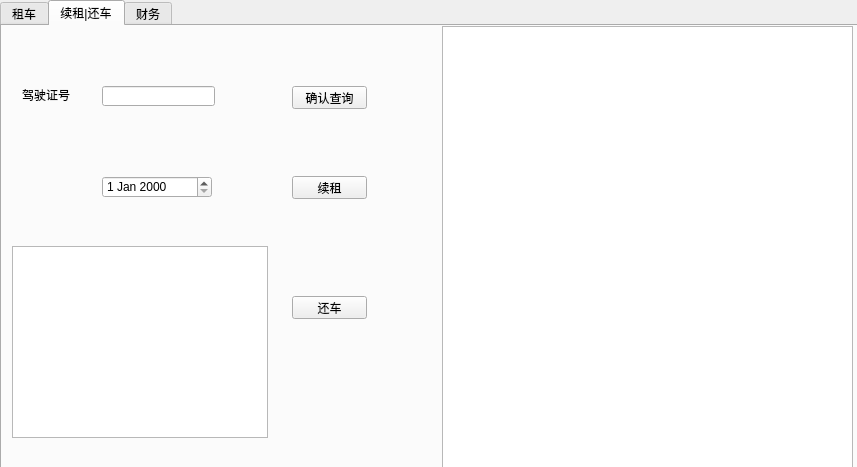
<?xml version="1.0" encoding="UTF-8"?>
<ui version="4.0">
 <class>manager</class>
 <widget class="QDialog" name="manager">
  <property name="geometry">
   <rect>
    <x>0</x>
    <y>0</y>
    <width>857</width>
    <height>467</height>
   </rect>
  </property>
  <property name="windowTitle">
   <string>Dialog</string>
  </property>
  <widget class="QTabWidget" name="tabWidget">
   <property name="geometry">
    <rect>
     <x>0</x>
     <y>0</y>
     <width>861</width>
     <height>481</height>
    </rect>
   </property>
   <property name="currentIndex">
    <number>1</number>
   </property>
   <widget class="QWidget" name="tab">
    <attribute name="title">
     <string>租车</string>
    </attribute>
    <widget class="QTableView" name="tableView">
     <property name="geometry">
      <rect>
       <x>710</x>
       <y>0</y>
       <width>141</width>
       <height>451</height>
      </rect>
     </property>
    </widget>
    <widget class="QLabel" name="label_12">
     <property name="geometry">
      <rect>
       <x>240</x>
       <y>10</y>
       <width>451</width>
       <height>291</height>
      </rect>
     </property>
     <property name="styleSheet">
      <string notr="true">image: url(:/3.jpg);</string>
     </property>
     <property name="text">
      <string>TextLabel</string>
     </property>
    </widget>
    <widget class="QWidget" name="verticalLayoutWidget">
     <property name="geometry">
      <rect>
       <x>60</x>
       <y>250</y>
       <width>111</width>
       <height>171</height>
      </rect>
     </property>
     <layout class="QVBoxLayout" name="verticalLayout">
      <item>
       <widget class="QLabel" name="label_2">
        <property name="styleSheet">
         <string notr="true"> 
  font: 10pt &quot;微软雅黑&quot;;
        
          

color:#000000;</string>
        </property>
        <property name="text">
         <string/>
        </property>
       </widget>
      </item>
      <item>
       <widget class="QLabel" name="label_9">
        <property name="styleSheet">
         <string notr="true"> 
  font: 10pt &quot;微软雅黑&quot;;
        
          

color:#000000;</string>
        </property>
        <property name="text">
         <string/>
        </property>
       </widget>
      </item>
      <item>
       <widget class="QLabel" name="label_3">
        <property name="styleSheet">
         <string notr="true"> 
  font: 10pt &quot;微软雅黑&quot;;
        
          

color:#000000;</string>
        </property>
        <property name="text">
         <string/>
        </property>
       </widget>
      </item>
      <item>
       <widget class="QLabel" name="label_4">
        <property name="styleSheet">
         <string notr="true"> 
  font: 10pt &quot;微软雅黑&quot;;
        
          

color:#000000;</string>
        </property>
        <property name="text">
         <string/>
        </property>
       </widget>
      </item>
      <item>
       <widget class="QLabel" name="label_5">
        <property name="styleSheet">
         <string notr="true"> 
  font: 10pt &quot;微软雅黑&quot;;
        
          

color:#000000;</string>
        </property>
        <property name="text">
         <string/>
        </property>
       </widget>
      </item>
      <item>
       <widget class="QLabel" name="label_28">
        <property name="styleSheet">
         <string notr="true"> 
  font: 10pt &quot;微软雅黑&quot;;
        
          

color:#000000;</string>
        </property>
        <property name="text">
         <string/>
        </property>
       </widget>
      </item>
     </layout>
    </widget>
    <widget class="QWidget" name="verticalLayoutWidget_2">
     <property name="geometry">
      <rect>
       <x>240</x>
       <y>250</y>
       <width>151</width>
       <height>161</height>
      </rect>
     </property>
     <layout class="QVBoxLayout" name="verticalLayout_2">
      <item>
       <widget class="QLabel" name="label_7">
        <property name="styleSheet">
         <string notr="true"> 
  font: 10pt &quot;微软雅黑&quot;;
        
          

color:#000000;</string>
        </property>
        <property name="text">
         <string/>
        </property>
       </widget>
      </item>
      <item>
       <widget class="QLabel" name="label_25">
        <property name="styleSheet">
         <string notr="true"> 
  font: 10pt &quot;微软雅黑&quot;;
        
          

color:#000000;</string>
        </property>
        <property name="text">
         <string/>
        </property>
       </widget>
      </item>
      <item>
       <widget class="QLabel" name="label_26">
        <property name="styleSheet">
         <string notr="true"> 
  font: 10pt &quot;微软雅黑&quot;;
        
          

color:#000000;</string>
        </property>
        <property name="text">
         <string/>
        </property>
       </widget>
      </item>
      <item>
       <widget class="QLabel" name="label">
        <property name="styleSheet">
         <string notr="true"> 
  font: 10pt &quot;微软雅黑&quot;;
        
          

color:#000000;</string>
        </property>
        <property name="text">
         <string/>
        </property>
       </widget>
      </item>
      <item>
       <widget class="QLabel" name="label_6">
        <property name="styleSheet">
         <string notr="true"> 
  font: 10pt &quot;微软雅黑&quot;;
        
          

color:#000000;</string>
        </property>
        <property name="text">
         <string/>
        </property>
       </widget>
      </item>
     </layout>
    </widget>
    <widget class="QWidget" name="verticalLayoutWidget_3">
     <property name="geometry">
      <rect>
       <x>10</x>
       <y>250</y>
       <width>54</width>
       <height>171</height>
      </rect>
     </property>
     <layout class="QVBoxLayout" name="verticalLayout_3">
      <item>
       <widget class="QLabel" name="label_10">
        <property name="styleSheet">
         <string notr="true"> 
  font: 10pt &quot;微软雅黑&quot;;
        
          

color:#000000;</string>
        </property>
        <property name="text">
         <string>车型</string>
        </property>
       </widget>
      </item>
      <item>
       <widget class="QLabel" name="label_14">
        <property name="styleSheet">
         <string notr="true"> 
  font: 10pt &quot;微软雅黑&quot;;
        
          

color:#000000;</string>
        </property>
        <property name="text">
         <string>产地</string>
        </property>
       </widget>
      </item>
      <item>
       <widget class="QLabel" name="label_13">
        <property name="styleSheet">
         <string notr="true"> 
  font: 10pt &quot;微软雅黑&quot;;
        
          

color:#000000;</string>
        </property>
        <property name="text">
         <string>车牌</string>
        </property>
       </widget>
      </item>
      <item>
       <widget class="QLabel" name="label_8">
        <property name="styleSheet">
         <string notr="true"> 
  font: 10pt &quot;微软雅黑&quot;;
        
          

color:#000000;</string>
        </property>
        <property name="text">
         <string>颜色</string>
        </property>
       </widget>
      </item>
      <item>
       <widget class="QLabel" name="label_15">
        <property name="styleSheet">
         <string notr="true"> 
  font: 10pt &quot;微软雅黑&quot;;
        
          

color:#000000;</string>
        </property>
        <property name="text">
         <string>车龄</string>
        </property>
       </widget>
      </item>
      <item>
       <widget class="QLabel" name="label_27">
        <property name="styleSheet">
         <string notr="true"> 
  font: 10pt &quot;微软雅黑&quot;;
        
          

color:#000000;</string>
        </property>
        <property name="text">
         <string>总费用</string>
        </property>
       </widget>
      </item>
     </layout>
    </widget>
    <widget class="QWidget" name="verticalLayoutWidget_4">
     <property name="geometry">
      <rect>
       <x>180</x>
       <y>250</y>
       <width>54</width>
       <height>161</height>
      </rect>
     </property>
     <layout class="QVBoxLayout" name="verticalLayout_4">
      <item>
       <widget class="QLabel" name="label_17">
        <property name="styleSheet">
         <string notr="true"> 
  font: 10pt &quot;微软雅黑&quot;;
        
          

color:#000000;</string>
        </property>
        <property name="text">
         <string>购买日期</string>
        </property>
       </widget>
      </item>
      <item>
       <widget class="QLabel" name="label_24">
        <property name="styleSheet">
         <string notr="true"> 
  font: 10pt &quot;微软雅黑&quot;;
        
          

color:#000000;</string>
        </property>
        <property name="text">
         <string>车损押金</string>
        </property>
       </widget>
      </item>
      <item>
       <widget class="QLabel" name="label_23">
        <property name="styleSheet">
         <string notr="true"> 
  font: 10pt &quot;微软雅黑&quot;;
        
          

color:#000000;</string>
        </property>
        <property name="text">
         <string>使用押金</string>
        </property>
       </widget>
      </item>
      <item>
       <widget class="QLabel" name="label_11">
        <property name="styleSheet">
         <string notr="true"> 
  font: 10pt &quot;微软雅黑&quot;;
        
          

color:#000000;</string>
        </property>
        <property name="text">
         <string>保险</string>
        </property>
       </widget>
      </item>
      <item>
       <widget class="QLabel" name="label_16">
        <property name="styleSheet">
         <string notr="true"> 
  font: 10pt &quot;微软雅黑&quot;;
        
          

color:#000000;</string>
        </property>
        <property name="text">
         <string>燃油编号</string>
        </property>
       </widget>
      </item>
     </layout>
    </widget>
    <widget class="QWidget" name="verticalLayoutWidget_5">
     <property name="geometry">
      <rect>
       <x>80</x>
       <y>10</y>
       <width>125</width>
       <height>126</height>
      </rect>
     </property>
     <layout class="QVBoxLayout" name="verticalLayout_5">
      <item>
       <widget class="QDateEdit" name="dateEdit">
        <property name="styleSheet">
         <string notr="true">border: 1px solid gray;
font: 10pt &quot;Arial&quot;;
border-radius: 3px;
</string>
        </property>
       </widget>
      </item>
      <item>
       <widget class="QDateEdit" name="dateEdit_2">
        <property name="styleSheet">
         <string notr="true">border: 1px solid gray;
font: 10pt &quot;Arial&quot;;
border-radius: 3px;
</string>
        </property>
       </widget>
      </item>
      <item>
       <widget class="QLineEdit" name="lineEdit">
        <property name="styleSheet">
         <string notr="true">border: 1px solid gray;
font: 10pt &quot;Arial&quot;;
border-radius: 3px;
</string>
        </property>
       </widget>
      </item>
     </layout>
    </widget>
    <widget class="QWidget" name="verticalLayoutWidget_6">
     <property name="geometry">
      <rect>
       <x>40</x>
       <y>140</y>
       <width>111</width>
       <height>80</height>
      </rect>
     </property>
     <layout class="QVBoxLayout" name="verticalLayout_6">
      <item>
       <widget class="QPushButton" name="pushButton">
        <property name="styleSheet">
         <string notr="true"> border-style:solid;  
       background: transparent;  
       background-color: rgb(85, 170, 255); 
         font: 12pt &quot;微软雅黑&quot;;
        
        border-radius: 10px;  
</string>
        </property>
        <property name="text">
         <string>确认查询</string>
        </property>
       </widget>
      </item>
      <item>
       <widget class="QPushButton" name="pushButton_2">
        <property name="styleSheet">
         <string notr="true"> border-style:solid;  
       background: transparent;  
       background-color: rgb(85, 170, 255); 
         font: 12pt &quot;微软雅黑&quot;;
        
        border-radius: 10px;  
</string>
        </property>
        <property name="text">
         <string>确认租赁车辆</string>
        </property>
       </widget>
      </item>
     </layout>
    </widget>
    <widget class="QWidget" name="verticalLayoutWidget_7">
     <property name="geometry">
      <rect>
       <x>10</x>
       <y>20</y>
       <width>71</width>
       <height>111</height>
      </rect>
     </property>
     <layout class="QVBoxLayout" name="verticalLayout_7">
      <item>
       <widget class="QLabel" name="label_18">
        <property name="styleSheet">
         <string notr="true"> 
  font: 10pt &quot;微软雅黑&quot;;
        
          

color:#000000;</string>
        </property>
        <property name="text">
         <string>租车开始</string>
        </property>
       </widget>
      </item>
      <item>
       <widget class="QLabel" name="label_19">
        <property name="styleSheet">
         <string notr="true"> 
  font: 10pt &quot;微软雅黑&quot;;
        
          

color:#000000;</string>
        </property>
        <property name="text">
         <string>租车结束</string>
        </property>
       </widget>
      </item>
      <item>
       <widget class="QLabel" name="label_20">
        <property name="styleSheet">
         <string notr="true"> 
  font: 10pt &quot;微软雅黑&quot;;
        
          

color:#000000;</string>
        </property>
        <property name="text">
         <string>驾驶证号码</string>
        </property>
       </widget>
      </item>
     </layout>
    </widget>
    <widget class="Line" name="line">
     <property name="geometry">
      <rect>
       <x>203</x>
       <y>0</y>
       <width>20</width>
       <height>241</height>
      </rect>
     </property>
     <property name="orientation">
      <enum>Qt::Vertical</enum>
     </property>
    </widget>
    <widget class="Line" name="line_2">
     <property name="geometry">
      <rect>
       <x>0</x>
       <y>230</y>
       <width>211</width>
       <height>20</height>
      </rect>
     </property>
     <property name="orientation">
      <enum>Qt::Horizontal</enum>
     </property>
    </widget>
   </widget>
   <widget class="QWidget" name="tab_2">
    <attribute name="title">
     <string>续租|还车</string>
    </attribute>
    <widget class="QLineEdit" name="lineEdit_3">
     <property name="geometry">
      <rect>
       <x>100</x>
       <y>60</y>
       <width>113</width>
       <height>20</height>
      </rect>
     </property>
    </widget>
    <widget class="QTableView" name="tableView_2">
     <property name="geometry">
      <rect>
       <x>440</x>
       <y>0</y>
       <width>411</width>
       <height>451</height>
      </rect>
     </property>
     <property name="showGrid">
      <bool>true</bool>
     </property>
    </widget>
    <widget class="QPushButton" name="pushButton_3">
     <property name="geometry">
      <rect>
       <x>290</x>
       <y>60</y>
       <width>75</width>
       <height>23</height>
      </rect>
     </property>
     <property name="text">
      <string>确认查询</string>
     </property>
    </widget>
    <widget class="QPushButton" name="pushButton_4">
     <property name="geometry">
      <rect>
       <x>290</x>
       <y>150</y>
       <width>75</width>
       <height>23</height>
      </rect>
     </property>
     <property name="text">
      <string>续租</string>
     </property>
    </widget>
    <widget class="QDateEdit" name="dateEdit_3">
     <property name="geometry">
      <rect>
       <x>100</x>
       <y>150</y>
       <width>110</width>
       <height>22</height>
      </rect>
     </property>
    </widget>
    <widget class="QPushButton" name="pushButton_5">
     <property name="geometry">
      <rect>
       <x>290</x>
       <y>270</y>
       <width>75</width>
       <height>23</height>
      </rect>
     </property>
     <property name="text">
      <string>还车</string>
     </property>
    </widget>
    <widget class="QLabel" name="label_22">
     <property name="geometry">
      <rect>
       <x>20</x>
       <y>30</y>
       <width>59</width>
       <height>78</height>
      </rect>
     </property>
     <property name="text">
      <string>驾驶证号</string>
     </property>
    </widget>
    <widget class="QTableWidget" name="tableWidget_2">
     <property name="geometry">
      <rect>
       <x>10</x>
       <y>220</y>
       <width>256</width>
       <height>192</height>
      </rect>
     </property>
    </widget>
   </widget>
   <widget class="QWidget" name="widget">
    <attribute name="title">
     <string>财务</string>
    </attribute>
    <widget class="QDateEdit" name="dateEdit_4">
     <property name="geometry">
      <rect>
       <x>50</x>
       <y>100</y>
       <width>110</width>
       <height>22</height>
      </rect>
     </property>
    </widget>
    <widget class="QDateEdit" name="dateEdit_5">
     <property name="geometry">
      <rect>
       <x>50</x>
       <y>150</y>
       <width>110</width>
       <height>22</height>
      </rect>
     </property>
    </widget>
    <widget class="QPushButton" name="pushButton_6">
     <property name="geometry">
      <rect>
       <x>160</x>
       <y>280</y>
       <width>75</width>
       <height>23</height>
      </rect>
     </property>
     <property name="text">
      <string>PushButton</string>
     </property>
    </widget>
    <widget class="QRadioButton" name="radioButton">
     <property name="geometry">
      <rect>
       <x>50</x>
       <y>260</y>
       <width>91</width>
       <height>21</height>
      </rect>
     </property>
     <property name="text">
      <string>时间</string>
     </property>
    </widget>
    <widget class="QRadioButton" name="radioButton_2">
     <property name="geometry">
      <rect>
       <x>50</x>
       <y>290</y>
       <width>71</width>
       <height>21</height>
      </rect>
     </property>
     <property name="text">
      <string>所有车型</string>
     </property>
    </widget>
    <widget class="QTableWidget" name="tableWidget">
     <property name="geometry">
      <rect>
       <x>370</x>
       <y>40</y>
       <width>261</width>
       <height>371</height>
      </rect>
     </property>
    </widget>
    <widget class="QComboBox" name="comboBox">
     <property name="geometry">
      <rect>
       <x>60</x>
       <y>190</y>
       <width>101</width>
       <height>22</height>
      </rect>
     </property>
    </widget>
   </widget>
  </widget>
 </widget>
 <resources/>
 <connections/>
</ui>
